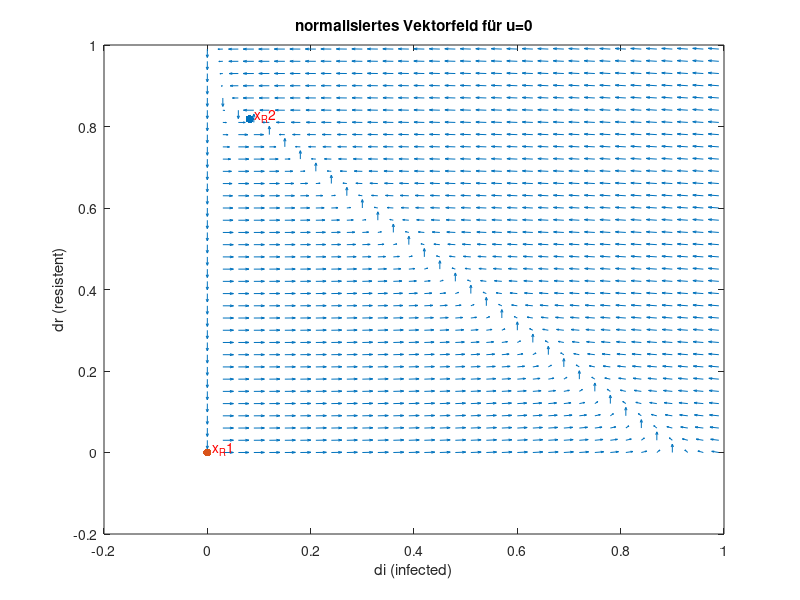

Reproduce this figure in MATLAB.
clc ;
clear all;
close;

%% Param
beta = 1;
gamma = 0.1;
delta = 0.01;
i_R = (1-gamma/beta)/(1+gamma/delta);
r_R = i_R*gamma/delta;
i_0 = 1e-3;
r_0 = 0;

% Par structure
parSys.beta=beta;
parSys.gamma = gamma;
parSys.delta=delta;
parSys.i_0=i_0;
parSys.r_0=r_0;

% Reglerparameter für freie Stellgröße 
parSys.c1 = 1;
parSys.c2 = 0.1;
parSys.c = 1000;

% Reglerparameter für beschränkte Stellgröße
% Mit Vorsteuerung kann man den Regler optimieren
% parSys.c1 = 10;
% parSys.c2 = 0.01;
% parSys.c = 1000;


%% Plot
% 3.3.1 

[X,Y] = meshgrid(0:0.03:1,0:0.03:1);

if (1)
    figure(1)
    U = beta*X.*(1-X-Y)-gamma*X;
    V = gamma*X-delta.*Y;
    U = U ./ sqrt(U.^2+V.^2);
    V = V ./ sqrt(U.^2+V.^2);
    quiver(X,Y,U,V,0.5);
    title('normalisiertes Vektorfeld für u=0');
    ylabel('dr (resistent)');
    xlabel('di (infected)');
    hold on;
    scatter(i_R,r_R,'fill');
    text(i_R+0.01,r_R+0.01,'x_R2','color','r');
    scatter(0,0,'fill');
    text(0.01,0.01,'x_R1','color','r');
end;



